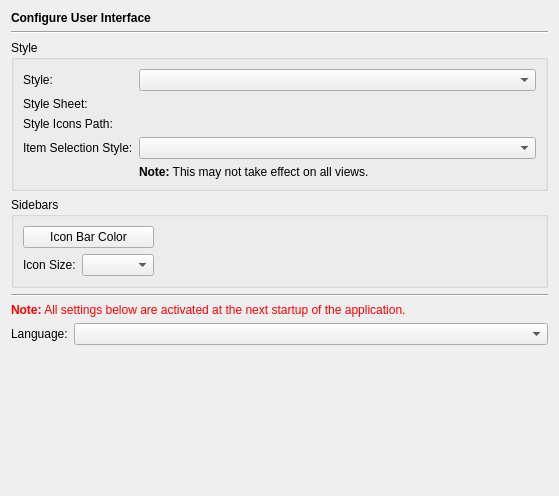
<?xml version="1.0" encoding="UTF-8"?>
<ui version="4.0">
 <class>InterfaceLightPage</class>
 <widget class="QWidget" name="InterfaceLightPage">
  <property name="geometry">
   <rect>
    <x>0</x>
    <y>0</y>
    <width>555</width>
    <height>496</height>
   </rect>
  </property>
  <layout class="QVBoxLayout" name="verticalLayout">
   <item>
    <widget class="QLabel" name="headerLabel">
     <property name="text">
      <string>&lt;b&gt;Configure User Interface&lt;/b&gt;</string>
     </property>
    </widget>
   </item>
   <item>
    <widget class="Line" name="line9">
     <property name="frameShape">
      <enum>QFrame::HLine</enum>
     </property>
     <property name="frameShadow">
      <enum>QFrame::Sunken</enum>
     </property>
     <property name="orientation">
      <enum>Qt::Horizontal</enum>
     </property>
    </widget>
   </item>
   <item>
    <widget class="QGroupBox" name="groupBox">
     <property name="title">
      <string>Style</string>
     </property>
     <layout class="QGridLayout" name="gridLayout">
      <item row="0" column="0">
       <widget class="QLabel" name="label_4">
        <property name="text">
         <string>Style:</string>
        </property>
       </widget>
      </item>
      <item row="0" column="1">
       <widget class="QComboBox" name="styleComboBox">
        <property name="toolTip">
         <string>Select the interface style</string>
        </property>
       </widget>
      </item>
      <item row="1" column="0">
       <widget class="QLabel" name="label_5">
        <property name="text">
         <string>Style Sheet:</string>
        </property>
       </widget>
      </item>
      <item row="1" column="1">
       <widget class="EricPathPicker" name="styleSheetPicker" native="true">
        <property name="sizePolicy">
         <sizepolicy hsizetype="Expanding" vsizetype="Preferred">
          <horstretch>0</horstretch>
          <verstretch>0</verstretch>
         </sizepolicy>
        </property>
        <property name="focusPolicy">
         <enum>Qt::StrongFocus</enum>
        </property>
        <property name="toolTip">
         <string>Enter the path of the style sheet file</string>
        </property>
       </widget>
      </item>
      <item row="2" column="0">
       <widget class="QLabel" name="label_7">
        <property name="text">
         <string>Style Icons Path:</string>
        </property>
       </widget>
      </item>
      <item row="2" column="1">
       <widget class="EricPathPicker" name="styleIconsPathPicker" native="true">
        <property name="sizePolicy">
         <sizepolicy hsizetype="Expanding" vsizetype="Preferred">
          <horstretch>0</horstretch>
          <verstretch>0</verstretch>
         </sizepolicy>
        </property>
        <property name="focusPolicy">
         <enum>Qt::StrongFocus</enum>
        </property>
        <property name="toolTip">
         <string>Enter the path to the icons used within the style sheet (empty for default)</string>
        </property>
       </widget>
      </item>
      <item row="3" column="0">
       <widget class="QLabel" name="label_8">
        <property name="text">
         <string>Item Selection Style:</string>
        </property>
       </widget>
      </item>
      <item row="3" column="1">
       <widget class="QComboBox" name="itemSelectionStyleComboBox">
        <property name="toolTip">
         <string>Select the style for item selection (default is platform dependent).</string>
        </property>
       </widget>
      </item>
      <item row="4" column="1">
       <widget class="QLabel" name="label_9">
        <property name="text">
         <string>&lt;b&gt;Note:&lt;/b&gt; This may not take effect on all views.</string>
        </property>
       </widget>
      </item>
     </layout>
    </widget>
   </item>
   <item>
    <widget class="QGroupBox" name="sidebarsGroup">
     <property name="title">
      <string>Sidebars</string>
     </property>
     <layout class="QVBoxLayout" name="verticalLayout_2">
      <item>
       <layout class="QHBoxLayout" name="horizontalLayout_2">
        <item>
         <layout class="QGridLayout" name="gridLayout_7">
          <item row="0" column="0" colspan="2">
           <widget class="QPushButton" name="iconBarButton">
            <property name="toolTip">
             <string>Select the icon bar background color</string>
            </property>
            <property name="text">
             <string>Icon Bar Color</string>
            </property>
           </widget>
          </item>
          <item row="1" column="0">
           <widget class="QLabel" name="label_6">
            <property name="text">
             <string>Icon Size:</string>
            </property>
           </widget>
          </item>
          <item row="1" column="1">
           <widget class="QComboBox" name="iconSizeComboBox">
            <property name="toolTip">
             <string>Select the icon size</string>
            </property>
           </widget>
          </item>
         </layout>
        </item>
        <item>
         <widget class="QLabel" name="sampleLabel">
          <property name="minimumSize">
           <size>
            <width>50</width>
            <height>50</height>
           </size>
          </property>
          <property name="text">
           <string/>
          </property>
          <property name="alignment">
           <set>Qt::AlignCenter</set>
          </property>
         </widget>
        </item>
        <item>
         <widget class="QLabel" name="highlightedSampleLabel">
          <property name="minimumSize">
           <size>
            <width>50</width>
            <height>50</height>
           </size>
          </property>
          <property name="text">
           <string/>
          </property>
          <property name="alignment">
           <set>Qt::AlignCenter</set>
          </property>
         </widget>
        </item>
        <item>
         <spacer name="horizontalSpacer_2">
          <property name="orientation">
           <enum>Qt::Horizontal</enum>
          </property>
          <property name="sizeHint" stdset="0">
           <size>
            <width>396</width>
            <height>20</height>
           </size>
          </property>
         </spacer>
        </item>
       </layout>
      </item>
     </layout>
    </widget>
   </item>
   <item>
    <widget class="Line" name="line9_2">
     <property name="frameShape">
      <enum>QFrame::HLine</enum>
     </property>
     <property name="frameShadow">
      <enum>QFrame::Sunken</enum>
     </property>
     <property name="orientation">
      <enum>Qt::Horizontal</enum>
     </property>
    </widget>
   </item>
   <item>
    <widget class="QLabel" name="TextLabel1_2_2_2">
     <property name="text">
      <string>&lt;font color=&quot;#FF0000&quot;&gt;&lt;b&gt;Note:&lt;/b&gt; All settings below are activated at the next startup of the application.&lt;/font&gt;</string>
     </property>
    </widget>
   </item>
   <item>
    <layout class="QHBoxLayout" name="horizontalLayout">
     <item>
      <widget class="QLabel" name="languageLabel">
       <property name="sizePolicy">
        <sizepolicy hsizetype="Fixed" vsizetype="Preferred">
         <horstretch>0</horstretch>
         <verstretch>0</verstretch>
        </sizepolicy>
       </property>
       <property name="text">
        <string>Language:</string>
       </property>
       <property name="buddy">
        <cstring>languageComboBox</cstring>
       </property>
      </widget>
     </item>
     <item>
      <widget class="QComboBox" name="languageComboBox">
       <property name="sizePolicy">
        <sizepolicy hsizetype="Expanding" vsizetype="Fixed">
         <horstretch>0</horstretch>
         <verstretch>0</verstretch>
        </sizepolicy>
       </property>
       <property name="toolTip">
        <string>Select the interface language.</string>
       </property>
       <property name="whatsThis">
        <string>The interface language can be selected from this list. If &quot;system&quot; is selected, the interface language is determined by the system. The selection of &quot;none&quot; means, that the default language will be used.</string>
       </property>
      </widget>
     </item>
    </layout>
   </item>
   <item>
    <spacer>
     <property name="orientation">
      <enum>Qt::Vertical</enum>
     </property>
     <property name="sizeHint" stdset="0">
      <size>
       <width>537</width>
       <height>41</height>
      </size>
     </property>
    </spacer>
   </item>
  </layout>
 </widget>
 <customwidgets>
  <customwidget>
   <class>EricPathPicker</class>
   <extends>QWidget</extends>
   <header>eric7/EricWidgets/EricPathPicker.h</header>
   <container>1</container>
  </customwidget>
 </customwidgets>
 <tabstops>
  <tabstop>styleComboBox</tabstop>
  <tabstop>styleSheetPicker</tabstop>
  <tabstop>styleIconsPathPicker</tabstop>
  <tabstop>itemSelectionStyleComboBox</tabstop>
  <tabstop>iconBarButton</tabstop>
  <tabstop>iconSizeComboBox</tabstop>
  <tabstop>languageComboBox</tabstop>
 </tabstops>
 <resources/>
 <connections/>
</ui>
